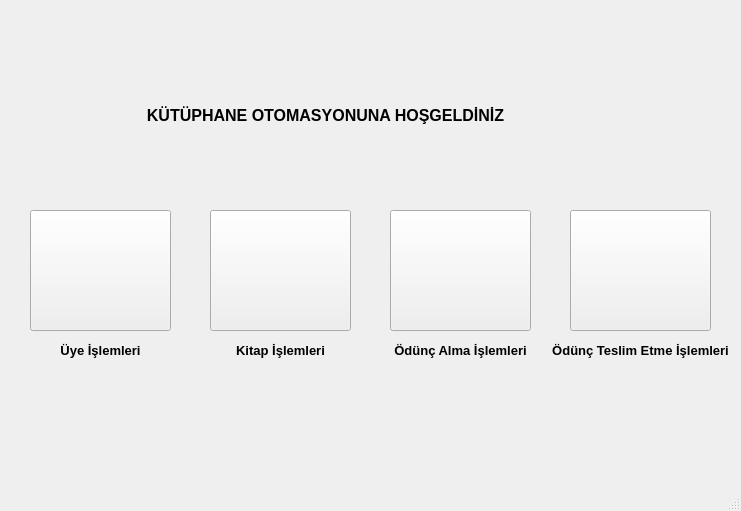
<?xml version="1.0" encoding="UTF-8"?>
<ui version="4.0">
 <class>MainWindow</class>
 <widget class="QMainWindow" name="MainWindow">
  <property name="geometry">
   <rect>
    <x>0</x>
    <y>0</y>
    <width>741</width>
    <height>511</height>
   </rect>
  </property>
  <property name="font">
   <font>
    <pointsize>12</pointsize>
   </font>
  </property>
  <property name="windowTitle">
   <string>MainWindow</string>
  </property>
  <widget class="QWidget" name="centralwidget">
   <widget class="QLabel" name="label">
    <property name="geometry">
     <rect>
      <x>130</x>
      <y>90</y>
      <width>391</width>
      <height>51</height>
     </rect>
    </property>
    <property name="palette">
     <palette>
      <active>
       <colorrole role="WindowText">
        <brush brushstyle="SolidPattern">
         <color alpha="255">
          <red>170</red>
          <green>0</green>
          <blue>0</blue>
         </color>
        </brush>
       </colorrole>
      </active>
      <inactive>
       <colorrole role="WindowText">
        <brush brushstyle="SolidPattern">
         <color alpha="255">
          <red>0</red>
          <green>0</green>
          <blue>0</blue>
         </color>
        </brush>
       </colorrole>
      </inactive>
      <disabled>
       <colorrole role="WindowText">
        <brush brushstyle="SolidPattern">
         <color alpha="255">
          <red>120</red>
          <green>120</green>
          <blue>120</blue>
         </color>
        </brush>
       </colorrole>
      </disabled>
     </palette>
    </property>
    <property name="font">
     <font>
      <pointsize>12</pointsize>
      <bold>true</bold>
     </font>
    </property>
    <property name="text">
     <string>KÜTÜPHANE OTOMASYONUNA HOŞGELDİNİZ</string>
    </property>
    <property name="alignment">
     <set>Qt::AlignCenter</set>
    </property>
   </widget>
   <widget class="QPushButton" name="pushButton">
    <property name="geometry">
     <rect>
      <x>30</x>
      <y>210</y>
      <width>141</width>
      <height>121</height>
     </rect>
    </property>
    <property name="styleSheet">
     <string notr="true">border-image: url(:/user/user.jpg);</string>
    </property>
    <property name="text">
     <string/>
    </property>
   </widget>
   <widget class="QPushButton" name="pushButton_2">
    <property name="geometry">
     <rect>
      <x>210</x>
      <y>210</y>
      <width>141</width>
      <height>121</height>
     </rect>
    </property>
    <property name="styleSheet">
     <string notr="true">border-image: url(:/book/book (1).jpg);</string>
    </property>
    <property name="text">
     <string/>
    </property>
   </widget>
   <widget class="QPushButton" name="pushButton_3">
    <property name="geometry">
     <rect>
      <x>390</x>
      <y>210</y>
      <width>141</width>
      <height>121</height>
     </rect>
    </property>
    <property name="styleSheet">
     <string notr="true">border-image: url(:/odunc_1/odunc_1.jpg);</string>
    </property>
    <property name="text">
     <string/>
    </property>
   </widget>
   <widget class="QPushButton" name="pushButton_4">
    <property name="geometry">
     <rect>
      <x>570</x>
      <y>210</y>
      <width>141</width>
      <height>121</height>
     </rect>
    </property>
    <property name="styleSheet">
     <string notr="true">border-image: url(:/odunc_2/odunc_2.jpg);</string>
    </property>
    <property name="text">
     <string/>
    </property>
   </widget>
   <widget class="QLabel" name="label_2">
    <property name="geometry">
     <rect>
      <x>30</x>
      <y>340</y>
      <width>141</width>
      <height>20</height>
     </rect>
    </property>
    <property name="font">
     <font>
      <pointsize>10</pointsize>
      <bold>true</bold>
     </font>
    </property>
    <property name="text">
     <string>Üye İşlemleri</string>
    </property>
    <property name="alignment">
     <set>Qt::AlignCenter</set>
    </property>
   </widget>
   <widget class="QLabel" name="label_3">
    <property name="geometry">
     <rect>
      <x>210</x>
      <y>340</y>
      <width>141</width>
      <height>20</height>
     </rect>
    </property>
    <property name="font">
     <font>
      <pointsize>10</pointsize>
      <bold>true</bold>
     </font>
    </property>
    <property name="text">
     <string>Kitap İşlemleri</string>
    </property>
    <property name="alignment">
     <set>Qt::AlignCenter</set>
    </property>
   </widget>
   <widget class="QLabel" name="label_4">
    <property name="geometry">
     <rect>
      <x>390</x>
      <y>340</y>
      <width>141</width>
      <height>20</height>
     </rect>
    </property>
    <property name="font">
     <font>
      <pointsize>10</pointsize>
      <bold>true</bold>
     </font>
    </property>
    <property name="text">
     <string>Ödünç Alma İşlemleri</string>
    </property>
    <property name="alignment">
     <set>Qt::AlignCenter</set>
    </property>
   </widget>
   <widget class="QLabel" name="label_5">
    <property name="geometry">
     <rect>
      <x>550</x>
      <y>340</y>
      <width>181</width>
      <height>20</height>
     </rect>
    </property>
    <property name="font">
     <font>
      <pointsize>10</pointsize>
      <bold>true</bold>
     </font>
    </property>
    <property name="text">
     <string>Ödünç Teslim Etme İşlemleri</string>
    </property>
    <property name="alignment">
     <set>Qt::AlignCenter</set>
    </property>
   </widget>
  </widget>
  <widget class="QMenuBar" name="menubar">
   <property name="geometry">
    <rect>
     <x>0</x>
     <y>0</y>
     <width>741</width>
     <height>28</height>
    </rect>
   </property>
  </widget>
  <widget class="QStatusBar" name="statusbar"/>
 </widget>
 <resources/>
 <connections/>
</ui>
